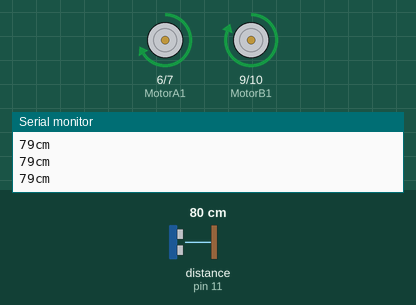
This sketch was run on a simulated Arduino Uno, built with avr-gcc and run on an emulated ATmega328P. Shown: motor-driver pin pairs drawn as motors (green arrow = first pin HIGH = forward, orange = second pin HIGH = backward, longer = more drive, scaled by the enable pin), the last lines printed to the serial monitor. Wiring (inferred from the names in the program): ultrasonic range finder: trigger pin 12; echo pin 11. The inputs (shaded band) are chosen by the test bench; at power-on: distance to the obstacle (sensor on pin 11) 80 cm. The echo pulse lasts 58.3 µs per cm.

Above: at 1.2 s.
1.3 s: distance to the obstacle (sensor on pin 11) set to 24 cm
2.8 s: distance to the obstacle (sensor on pin 11) set to 19 cm
At 3.7 s:
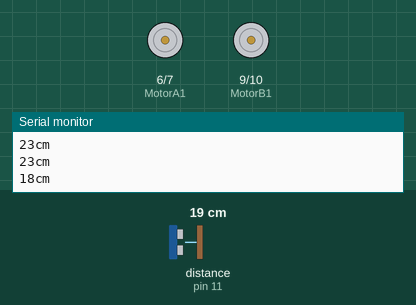
5.8 s: distance to the obstacle (sensor on pin 11) set to 35 cm
At 7.9 s:
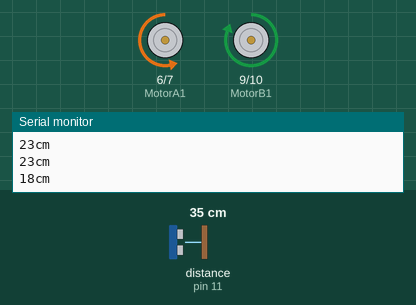
8.8 s: distance to the obstacle (sensor on pin 11) set to 2 cm
At 11.6 s:
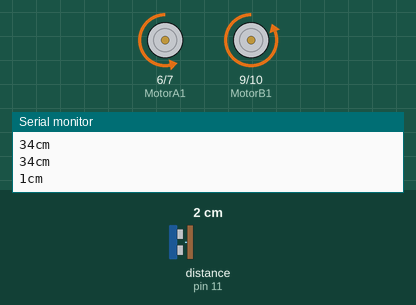
Timing chart, 0 to 15.6 s (numbered marks = the images above; inputs shaded):
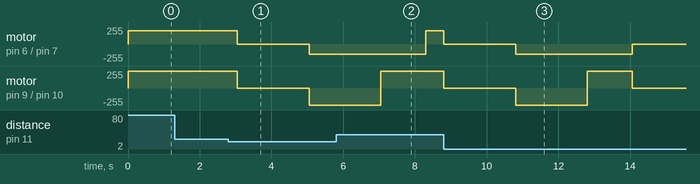

The sketch:

codage_roues_capteur_proxi_test.ino
```cpp
/***************************************************************************
    Ultrasonic sensor                                                      *
        VCC: +5VDC                                                         *
        Trig : Trigger (INPUT) - Pin11                                     *
        Echo: Echo (OUTPUT) - Pin 12                                       *
        GND: GND                                                           *
 ***************************************************************************/
//Define Pins ultrasonic****************************************************

int trigPin = 12;    // Trigger
int echoPin = 11;    // Echo
long duration, cm;

//Define Pins motors********************************************************

//Motor A (left)

int enableA = 5;
int MotorA1 = 6;
int MotorA2 = 7;

//Motor B (right)
int enableB = 8;
int MotorB1 = 9;
int MotorB2 = 10;

/***************************************************************************
 * the setup () initialization function which is executed once at startup.*
 ***************************************************************************/

void setup() {


//Serial Port begin*********************************************************

  Serial.begin (9600);

//Define inputs and outputs*************************************************

  // ultrasonic
  pinMode(trigPin, OUTPUT);
  pinMode(echoPin, INPUT);

  // Motors
  pinMode (enableA, OUTPUT);
  pinMode (MotorA1, OUTPUT);
  pinMode (MotorA2, OUTPUT);

  pinMode (enableB, OUTPUT);
  pinMode (MotorB1, OUTPUT);
  pinMode (MotorB2, OUTPUT);


  Stop();
  delay(1);
}


/********************************************************************************
* the endless loop function loop ()                                             *
* which is executed in a loop once the setup () function has been executed once.*
*********************************************************************************/


void loop() {
  cm = calcul_distance();
  Serial.print(cm);
  Serial.println("cm");


//if else condition to avoid obstacles***************************

  if (cm <= 20 )
{
  Stop();
  delay(2000);
  Marche_arriere();
  delay(2000);
  Demi_tour();
  delay(1000);

}
else
{
  Marche_avant();
}


  delay(250);
}


/* ***************************************************************
 * function of calculating the distance of the ultrasonic sensor *
******************************************************************/

int calcul_distance()
{

  // The sensor is triggered by a HIGH pulse of 10 or more microseconds.
  // Give a short LOW pulse beforehand to ensure a clean HIGH pulse:
  digitalWrite(trigPin, LOW);
  delayMicroseconds(5);
  digitalWrite(trigPin, HIGH);
  delayMicroseconds(10);
  digitalWrite(trigPin, LOW);

  // Read the signal from the sensor: a HIGH pulse whose
  // duration is the time (in microseconds) from the sending
  // of the ping to the reception of its echo off of an object.
  pinMode(echoPin, INPUT);
  duration = pulseIn(echoPin, HIGH);

  // Convert the time into a distance
  cm =(duration/2) / 29.1;     // Divide by 29.1 or multiply by 0.0343

  return cm ;
  }

/****************************
* Robot forward function    *
*****************************/

void Marche_avant()
{
// This function will run the motors in both directions at a fixed speed

  // Turn on motor A

  digitalWrite(MotorA1, HIGH);
  digitalWrite(MotorA2, LOW);

  // Set speed to 200 out of possible range 0~255

  analogWrite(enableA, 200);

  // Turn on motor B

  digitalWrite(MotorB1, HIGH);
  digitalWrite(MotorB2, LOW);

  // Set speed to 200 out of possible range 0~255

  analogWrite(enableB, 200);
}

/****************************
* Robot back function       *
*****************************/


void Marche_arriere()
{
// This function will run the motors in both directions at a fixed speed

  // Turn on motor A

  digitalWrite(MotorA1, LOW);
  digitalWrite(MotorA2, HIGH);

  // Set speed to 200 out of possible range 0~255

  analogWrite(enableA, 150);

  // Turn on motor B

  digitalWrite(MotorB1, LOW);
  digitalWrite(MotorB2, HIGH);

  // Set speed to 200 out of possible range 0~255

  analogWrite(enableB, 150);
}


/****************************
* Robot half turn function  *
*****************************/


void Demi_tour()
{
// This function will run the motors in both directions at a fixed speed

  // Turn on motor A

  digitalWrite(MotorA1, LOW);
  digitalWrite(MotorA2, HIGH);

  // Set speed to 200 out of possible range 0~255

  analogWrite(enableA, 150);

  // Turn on motor B

  digitalWrite(MotorB1, HIGH);
  digitalWrite(MotorB2, LOW);

  // Set speed to 200 out of possible range 0~255

  analogWrite(enableB, 150);
}


/****************************
* Robot Stop function       *
*****************************/


void Stop()
{
  // Turn on motor A

  digitalWrite(MotorA1, LOW);
  digitalWrite(MotorA2, LOW);

  // Turn on motor B

  digitalWrite(MotorB1, LOW);
  digitalWrite(MotorB2, LOW);
}
```

Measured:
- the behaviour switches between 22 and 21 cm on distance to the obstacle (sensor on pin 11) (found by bisection; images 0 and 1)
- after the input at 2.8 s, motor on pin 6 (MotorA1) / pin 7 (MotorA2): forward 200/255 → stopped after 0.25 s, → backward 150/255 2.0 s later; motor on pin 9 (MotorB1) / pin 10 (MotorB2): forward 255/255 → stopped after 0.25 s, → backward 255/255 2.0 s later
- after the input at 5.8 s, motor on pin 6 (MotorA1) / pin 7 (MotorA2): backward 150/255 → forward 200/255 after 2.5 s; motor on pin 9 (MotorB1) / pin 10 (MotorB2): goes on until 7.0 s, then stays forward 255/255
- after the input at 8.8 s, motor on pin 6 (MotorA1) / pin 7 (MotorA2): forward 200/255 → stopped at once, → backward 150/255 2.0 s later, → stopped 3.3 s later; motor on pin 9 (MotorB1) / pin 10 (MotorB2): forward 255/255 → stopped at once, → backward 255/255 2.0 s later, → forward 255/255 2.0 s later, → stopped 1.3 s later
